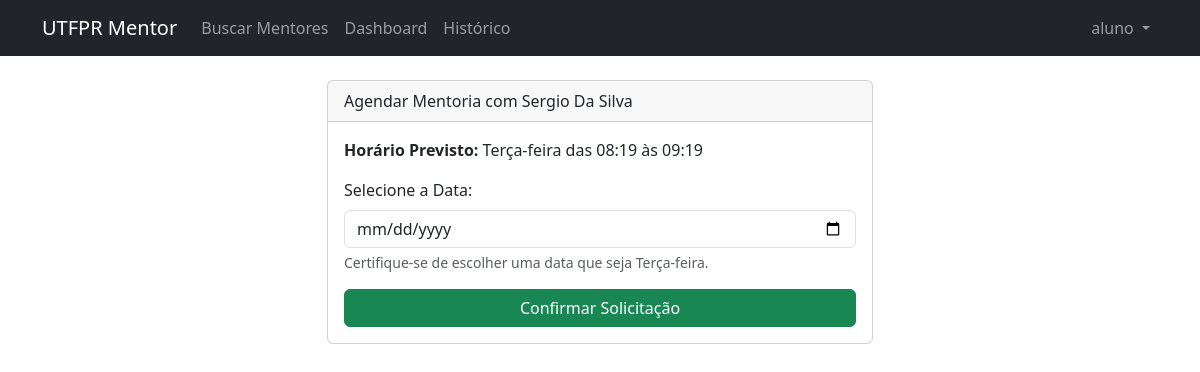
/agendamentos/agendar/1/ (signed in), run on the app's committed database.
### accounts/models.py (models this page shows, shortened)
class CustomUser(AbstractUser):
    ROLE_CHOICES = (
        ('ADMIN', 'Administrador'),
        ('ALUNO', 'Aluno'),
        ('MENTOR', 'Mentor'),
    )
    role = models.CharField(max_length=10, choices=ROLE_CHOICES, default='ALUNO')

class MentorProfile(models.Model):
    user = models.OneToOneField(CustomUser, on_delete=models.CASCADE, related_name='mentor_profile')
    bio = models.TextField(blank=True)
    disciplinas = models.ManyToManyField('core.Disciplina', related_name='mentores', blank=True)

### agendamentos/models.py (models this page shows, shortened)
class Disponibilidade(models.Model):
    DIAS_SEMANA = (
        (0, 'Segunda-feira'),
        (1, 'Terça-feira'),
        (2, 'Quarta-feira'),
        (3, 'Quinta-feira'),
        (4, 'Sexta-feira'),
        (5, 'Sábado'),
        (6, 'Domingo'),
    )
    mentor = models.ForeignKey('accounts.MentorProfile', on_delete=models.CASCADE, related_name='disponibilidades')
    dia_semana = models.IntegerField(choices=DIAS_SEMANA)
    hora_inicio = models.TimeField()
    hora_fim = models.TimeField()

### agendamentos/views.py (the view, shortened to what this page needs)
# urls.py: path('agendar/<int:pk>/', views.AgendarSessaoView.as_view(), name='agendar_sessao'),
class AgendarSessaoView(LoginRequiredMixin, FormView):
    template_name = 'agendamentos/agendar_sessao.html'
    form_class = AgendarSessaoForm
    def dispatch(self, request, *args, **kwargs):
        self.disponibilidade = get_object_or_404(Disponibilidade, pk=kwargs.get('pk'))
        return super().dispatch(request, *args, **kwargs)
    def get_form_kwargs(self):
        kwargs = super().get_form_kwargs()
        kwargs['disponibilidade'] = self.disponibilidade
        return kwargs
    def get_context_data(self, **kwargs):
        context = super().get_context_data(**kwargs)
        context['disponibilidade'] = self.disponibilidade
        return context

### agendamentos/forms.py (shortened to what this page needs)
class AgendarSessaoForm(forms.Form):
    data = forms.DateField(
        widget=forms.DateInput(attrs={'type': 'date', 'class': 'form-control'}),
        label="Data da Sessão"
    )
    def __init__(self, *args, **kwargs):
        self.disponibilidade = kwargs.pop('disponibilidade', None)
        super().__init__(*args, **kwargs)

### agendamentos/templates/agendamentos/agendar_sessao.html (shortened to what this page needs)
{% extends 'base.html' %}
{% block content %}
<div class="row justify-content-center">
    <div class="col-md-6">
        <div class="card">
            <div class="card-header">
                Agendar Mentoria com {{ disponibilidade.mentor.user.get_full_name }}
            </div>
            <div class="card-body">
                <p>
                    <strong>Horário Previsto:</strong> {{ disponibilidade.get_dia_semana_display }}
                    das {{ disponibilidade.hora_inicio }} às {{ disponibilidade.hora_fim }}
                </p>
                <form method="post">
                    <div class="mb-3">
                        <label class="form-label">Selecione a Data:</label>
                        {{ form.data }}
                        <div class="form-text">Certifique-se de escolher uma data que seja {{ disponibilidade.get_dia_semana_display }}.</div>
                    </div>
                    <button type="submit" class="btn btn-success w-100">Confirmar Solicitação</button>
                </form>
            </div>
        </div>
    </div>
</div>
{% endblock %}

### templates/base.html (shortened to what this page needs)
<!DOCTYPE html>
<html lang="pt-br">
<head>
    <link href="https://cdn.jsdelivr.net/npm/bootstrap@5.3.0/dist/css/bootstrap.min.css" rel="stylesheet">
</head>
<body>
    <nav class="navbar navbar-expand-lg navbar-dark bg-dark">
        <div class="container">
            <a class="navbar-brand" href="{% url 'home' %}">UTFPR Mentor</a>
            <div class="collapse navbar-collapse" id="navbarNav">
                <ul class="navbar-nav me-auto">
                    {% if user.is_authenticated %}
                        {% if user.role == 'ALUNO' %}
                            <li class="nav-item">
                                <a class="nav-link" href="{% url 'mentor_list' %}">Buscar Mentores</a>
                            </li>
                        {% endif %}
                        <li class="nav-item">
                            <a class="nav-link" href="{% url 'dashboard' %}">Dashboard</a>
                        </li>
                        <li class="nav-item">
                            <a class="nav-link" href="{% url 'historico_sessoes' %}">Histórico</a>
                        </li>
                    {% endif %}
                </ul>
                <ul class="navbar-nav">
                    {% if user.is_authenticated %}
                        <li class="nav-item dropdown">
                            <a class="nav-link dropdown-toggle" href="#" id="navbarDropdown" role="button" data-bs-toggle="dropdown">
                                {{ user.username }}
                            </a>
                        </li>
                    {% endif %}
                </ul>
            </div>
        </div>
    </nav>
    <div class="container mt-4">
        {% block content %}
        {% endblock %}
    </div>
</body>
</html>

### data on the page
CustomUser: username "aluno"
Disponibilidade: mentor.user.get_full_name "Sergio Da Silva", dia_semana "Terça-feira", hora_inicio "08:19", hora_fim "09:19"
